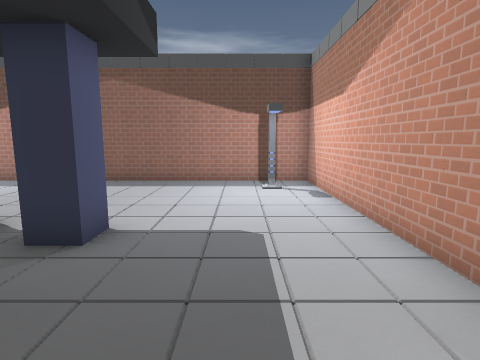
View 1 (above)

16 first-person views from a walk through a level from a Godot 3-D game. The camera is 1.5 m above the floor, tilts 8° down and sees 80° across. The floor is counted in squares, 1 m on a side. Each view is taken from the middle of a square. On the plan, view 1 faces up. The plan holds only what a view shows up to about 14 squares ahead; the rest is blank. The place goes on beyond the plan. Flat picture figures and markers are not drawn. Characters and animated objects are not drawn. Some surface patterns are stand-ins.

View 2
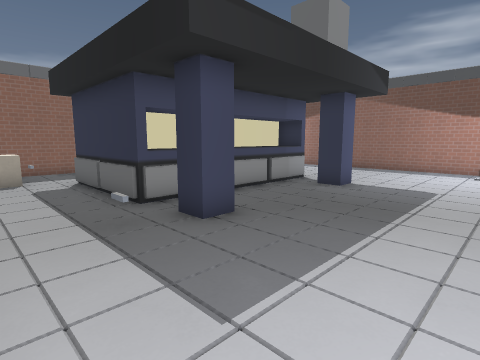

View 3
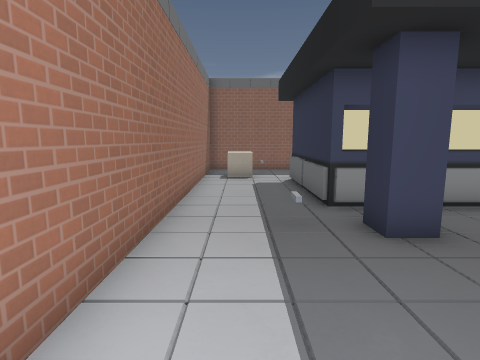

View 4
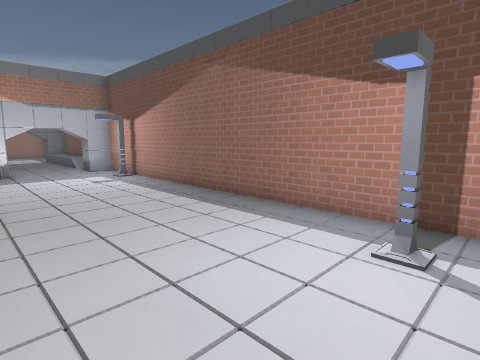

View 5
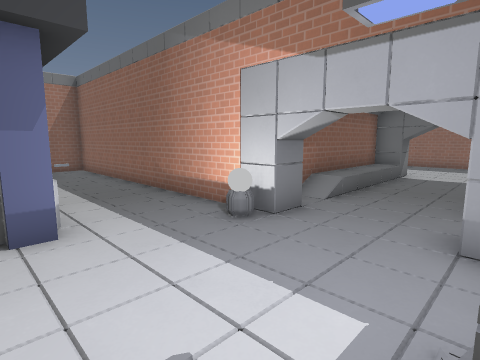

View 6
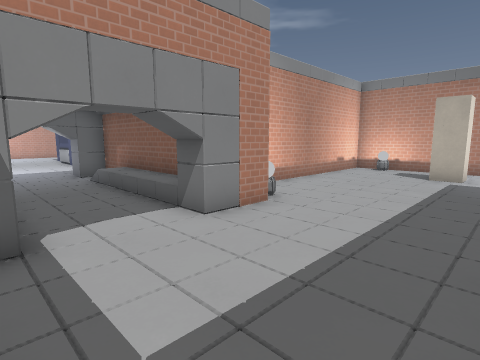

View 7
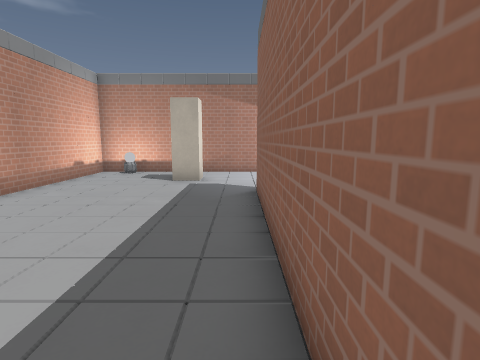

View 8
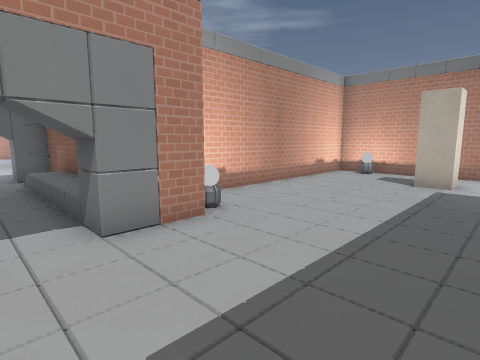

View 9
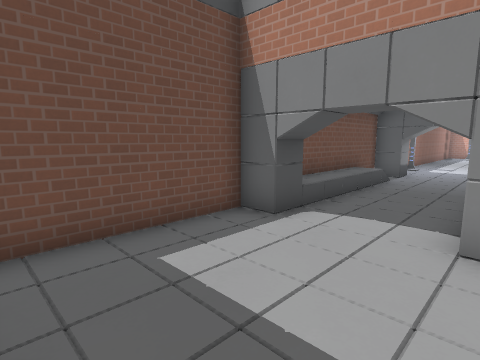

View 10
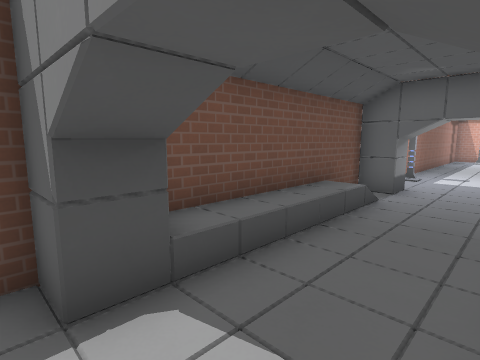

View 11
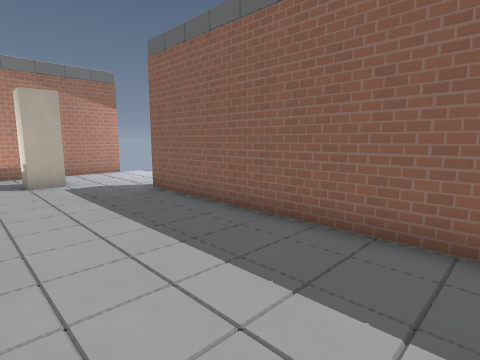

View 12
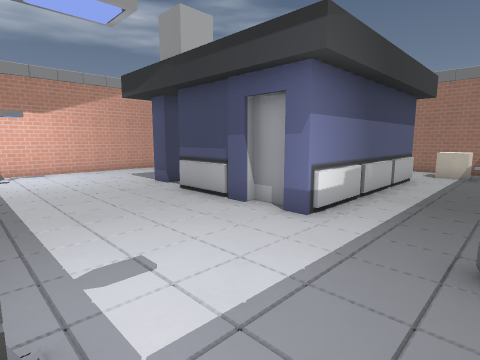

View 13
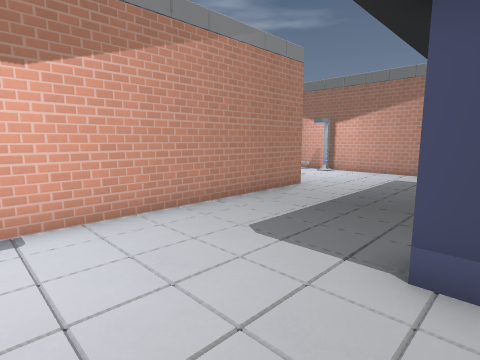

View 14
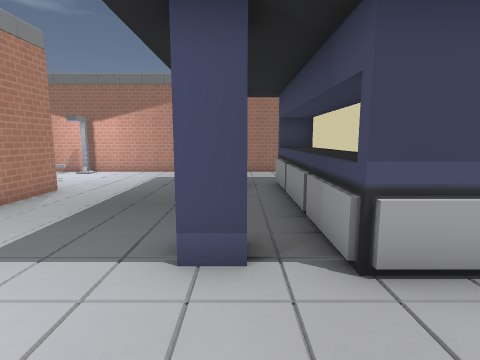

View 15
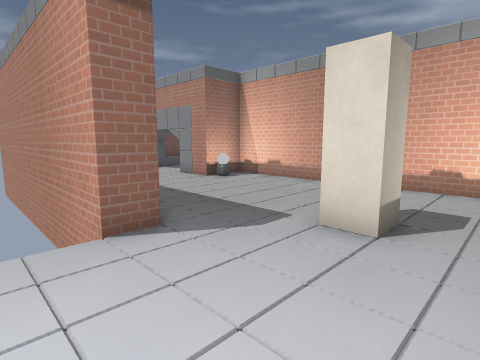

View 16
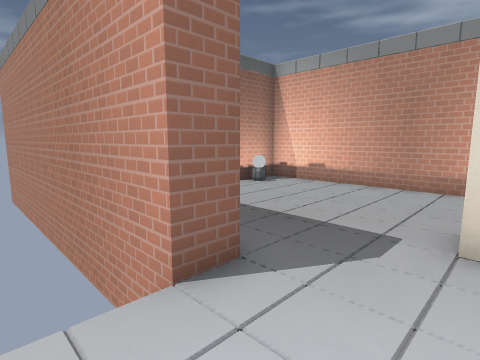

### Floor plan
Key: @ floor where view 1 was taken; # wall or solid block; x gap in a wall; . main floor; : floor 0.5 m higher than the main floor; / step, stairs or slope; = window, fence, low wall or low ledge; ^ raised ledge; S streetlight; B block.
Columns run from 29 left of view 1 to 4 right of it. Each row starts with its distance up from view 1.
 12   #
 11   ^^^^^^#######^^^^^^^^^^^^^^^^^^
 10   ^.....#:::::/.^..S............^
  9   ^...........................S.^
  8   ^.............................^
  7   ^.............................^
  6   ^.....#:::::/.^#..............^
  5   ^.....#######^^...#.###.......^
  4   ^.....#.#     ^...#####.x.....^
  3   ^.......^     ^...#  ##=......^
  2   ^.......^     ^...#  ##=......^
  1   ^.......^     ^...#  ##=......^
  0   ^.......^     ^...#  ##=...@..^
 -1 ..........^     ^...#  ##.#......
 -2 ..........^     ^...#####........
 -3 .....B....^     ^.................
 -4  .........^     ^..B..............
 -5 ........=.^     ^................S
 -6   ^^^^^^^^^      ^^^^^^^^^^^^^^^^^

Positions as (right, up) in squares from view 1, and headings:
1: (0, 0), facing up
2: (2, -5), facing up-left
3: (2, -4), facing left
4: (2, 5), facing up-left
5: (-8, 10), facing down-left
6: (-26, 10), facing down-right
7: (-26, 8), facing down
8: (-26, 8), facing down-right
9: (-26, 6), facing up-right
10: (-22, 7), facing up-right
11: (-22, 8), facing down-left
12: (-12, 10), facing down-right
13: (-3, 8), facing down-right
14: (-3, 8), facing down
15: (-29, -5), facing up-right
16: (-29, -3), facing up-right
